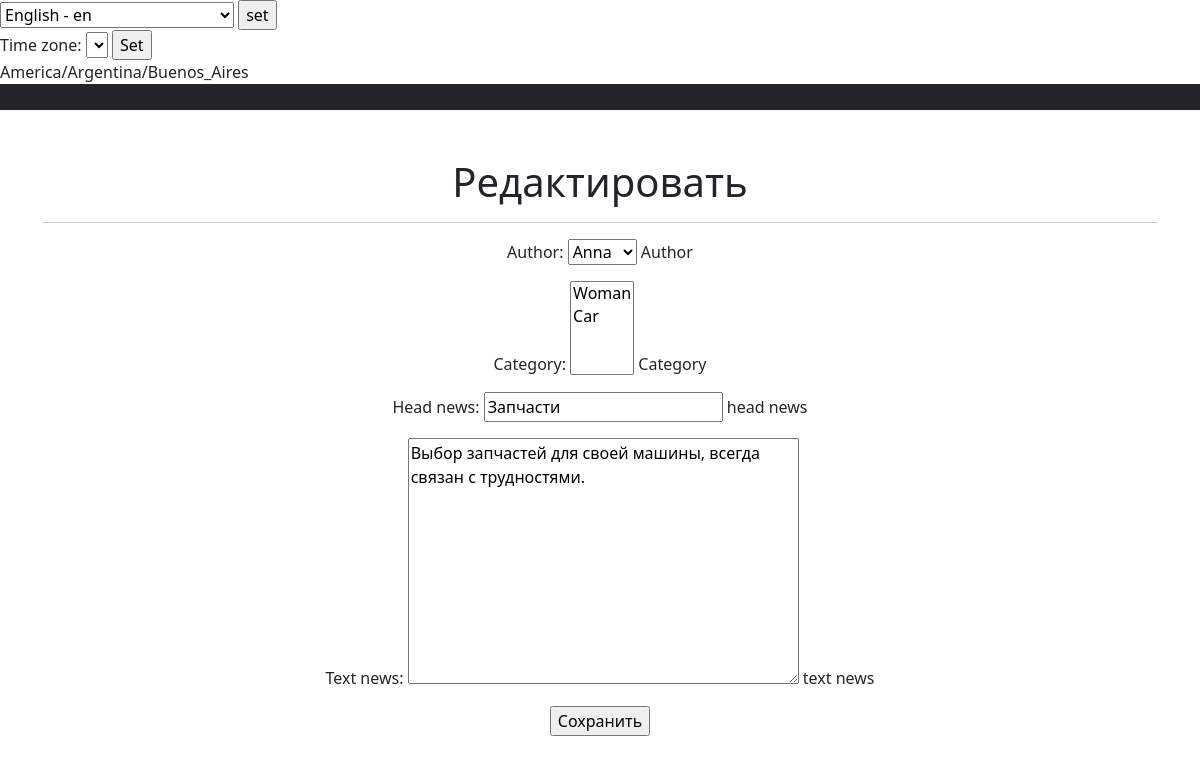
Screenshot of /news/articles/3/update/ (signed in) with the database file from the repository.
### news/models.py (models this page shows, shortened)
class Post(models.Model):
    author = models.ForeignKey(Author, on_delete=models.CASCADE, help_text=_('Author'))
    category = models.ManyToManyField(Category, through='PostCategory', help_text=_('Category'))
    NEWS = 'NE'
    ARTICLE = 'AR'
    CATEGORY_CHOICES = (
        (NEWS, _('Новости')),
        (ARTICLE, _('Статья'))
    )
    change_news = models.CharField(max_length=2, choices=CATEGORY_CHOICES, default=ARTICLE, help_text=_('change news'))
    time_in = models.DateTimeField(auto_now_add=True, help_text=_('time in'))
    head_news = models.CharField(max_length=128, help_text=_('head news'))
    text_news = models.TextField(help_text=_('text news'))
    rate_news = models.SmallIntegerField(default=0, help_text=_('rate news'))

class Category(models.Model):
    category = models.CharField(max_length=64, unique=True, help_text=_('Category'))
    subscribers = models.ManyToManyField(User, related_name='categories', help_text=_('Subscribers'))
    def __str__(self):
        return f'{self.category}'

### news/views.py (the view, shortened to what this page needs)
# urls.py: path('articles/<int:pk>/update/', ArticlesPostUpdate.as_view(), name='articles_post_update'),
class ArticlesPostUpdate(PermissionRequiredMixin, UpdateView):
    permission_required = ('news.change_post')
    form_class = PostForm
    model = Post
    template_name = 'post_edit.html'

### news/forms.py
class PostForm(forms.ModelForm):
    class Meta:
        model = Post
        fields = [
            'author',
            'category',
            'head_news',
            'text_news',
        ]

### news/models.py (called while the page is built)
    def __str__(self):
        return f'{self.authUser}'

### news/templatetags/custom_filters.py (called while the page is built)
@register.simple_tag(name="get_hour")
def current_hour():
    now = datetime.now()
    return now.strftime("%H")

### templates/post_edit.html (shortened to what this page needs)
{% extends 'flatpages/default.html' %}
{% block content %}
<h1>Редактировать</h1>
<hr>
<form action="" method="post">
    {{ form.as_p }}
    <input type="submit" value="Сохранить" />
</form>
{% endblock content %}

### rows the page displays
Post: author "Anna", head_news "Запчасти", text_news "Выбор запчастей для своей машины, всегда связан с трудностями."
Category: category "Woman / Car"

### other values shown
{{ TIME_ZONE }} "America/Argentina/Buenos_Aires"
form field language "English - en"
